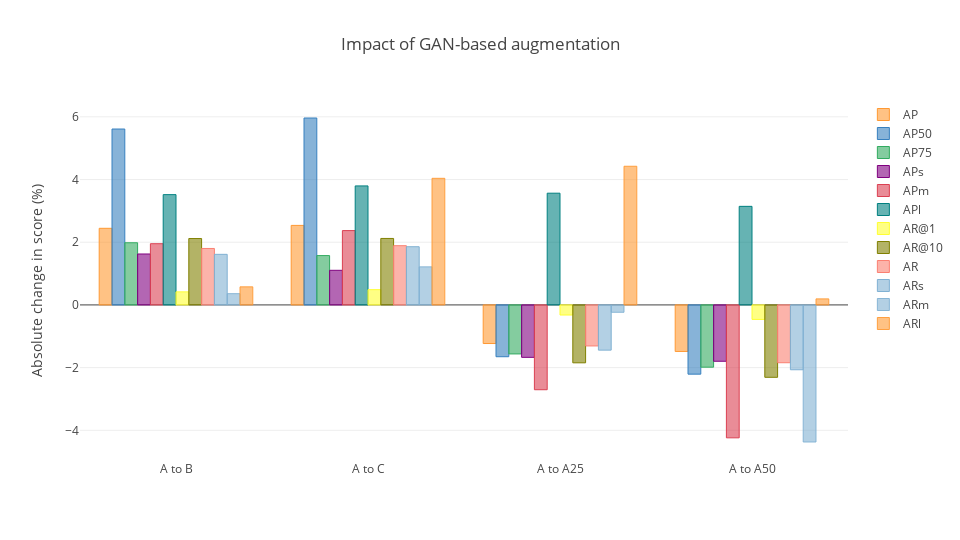

Write notebook code for a chart like this one.
### Code cell
layout = {
    "title": "Impact of GAN-based augmentation",
    "yaxis": {
        "title": "Absolute change in score (%)"
    },
    "width": 960,
    "height": 540
}
fig = df_combined.iplot(kind = "bar", y = ["AP", "AP50", "AP75", "APs", "APm", "APl", "AR@1", "AR@10", "AR", "ARs", "ARm", "ARl"], layout = layout, asFigure = True)
py.offline.iplot(fig, show_link = False, config = config)

### Figure 1 — Plotly figure (JSON) as saved in the notebook; plotly's stock layout.template omitted (floating-point values rounded to 4 significant figures)
{"data": [{"marker": {"color": "rgba(255, 153, 51, 0.6)", "line": {"color": "rgba(255, 153, 51, 1.0)", "width": 1}}, "name": "AP", "orientation": "v", "text": "", "type": "bar", "uid": "2faf36b5-31d8-4d2b-b85a-d60e191544f5", "x": ["A to B", "A to C", "A to A25", "A to A50"], "y": [2.444, 2.537, -1.231, -1.484]}, {"marker": {"color": "rgba(55, 128, 191, 0.6)", "line": {"color": "rgba(55, 128, 191, 1.0)", "width": 1}}, "name": "AP50", "orientation": "v", "text": "", "type": "bar", "uid": "562a545b-f4aa-433d-98d1-2c5de402b887", "x": ["A to B", "A to C", "A to A25", "A to A50"], "y": [5.61, 5.962, -1.653, -2.208]}, {"marker": {"color": "rgba(50, 171, 96, 0.6)", "line": {"color": "rgba(50, 171, 96, 1.0)", "width": 1}}, "name": "AP75", "orientation": "v", "text": "", "type": "bar", "uid": "6af5f477-8950-4c42-84e2-5fbcfa2c842f", "x": ["A to B", "A to C", "A to A25", "A to A50"], "y": [1.983, 1.574, -1.563, -1.986]}, {"marker": {"color": "rgba(128, 0, 128, 0.6)", "line": {"color": "rgba(128, 0, 128, 1.0)", "width": 1}}, "name": "APs", "orientation": "v", "text": "", "type": "bar", "uid": "7b4a4fb8-7a95-45b4-9b45-d99ff5dcd3a5", "x": ["A to B", "A to C", "A to A25", "A to A50"], "y": [1.625, 1.104, -1.672, -1.797]}, {"marker": {"color": "rgba(219, 64, 82, 0.6)", "line": {"color": "rgba(219, 64, 82, 1.0)", "width": 1}}, "name": "APm", "orientation": "v", "text": "", "type": "bar", "uid": "dbd2cda4-e6b7-4f57-b324-ae3c7b8ad227", "x": ["A to B", "A to C", "A to A25", "A to A50"], "y": [1.952, 2.371, -2.705, -4.24]}, {"marker": {"color": "rgba(0, 128, 128, 0.6)", "line": {"color": "rgba(0, 128, 128, 1.0)", "width": 1}}, "name": "APl", "orientation": "v", "text": "", "type": "bar", "uid": "fe863e91-ad87-4912-aaf3-163568419978", "x": ["A to B", "A to C", "A to A25", "A to A50"], "y": [3.518, 3.796, 3.564, 3.144]}, {"marker": {"color": "rgba(255, 255, 51, 0.6)", "line": {"color": "rgba(255, 255, 51, 1.0)", "width": 1}}, "name": "AR@1", "orientation": "v", "text": "", "type": "bar", "uid": "6b1252e2-3426-471d-8977-d79cd5f9f566", "x": ["A to B", "A to C", "A to A25", "A to A50"], "y": [0.4168, 0.4868, -0.3225, -0.4624]}, {"marker": {"color": "rgba(128, 128, 0, 0.6)", "line": {"color": "rgba(128, 128, 0, 1.0)", "width": 1}}, "name": "AR@10", "orientation": "v", "text": "", "type": "bar", "uid": "5ec1e4f2-5f84-430b-8a1f-bad5f6eccc39", "x": ["A to B", "A to C", "A to A25", "A to A50"], "y": [2.117, 2.12, -1.847, -2.309]}, {"marker": {"color": "rgba(251, 128, 114, 0.6)", "line": {"color": "rgba(251, 128, 114, 1.0)", "width": 1}}, "name": "AR", "orientation": "v", "text": "", "type": "bar", "uid": "3fc9a4ed-e6db-4482-b956-f1a5cf24a2bb", "x": ["A to B", "A to C", "A to A25", "A to A50"], "y": [1.801, 1.889, -1.308, -1.844]}, {"marker": {"color": "rgba(128, 177, 211, 0.6)", "line": {"color": "rgba(128, 177, 211, 1.0)", "width": 1}}, "name": "ARs", "orientation": "v", "text": "", "type": "bar", "uid": "1246fcb4-a48f-4d34-acc4-0fe4ebf88145", "x": ["A to B", "A to C", "A to A25", "A to A50"], "y": [1.614, 1.857, -1.442, -2.068]}, {"marker": {"color": "rgba(128, 177, 211, 0.6)", "line": {"color": "rgba(128, 177, 211, 0.8999999999999999)", "width": 1}}, "name": "ARm", "orientation": "v", "text": "", "type": "bar", "uid": "c45eca11-edb9-4d6e-aab7-b2e403ff008a", "x": ["A to B", "A to C", "A to A25", "A to A50"], "y": [0.3586, 1.214, -0.2345, -4.372]}, {"marker": {"color": "rgba(255, 153, 51, 0.6)", "line": {"color": "rgba(255, 153, 51, 0.8999999999999999)", "width": 1}}, "name": "ARl", "orientation": "v", "text": "", "type": "bar", "uid": "c0d633cd-77b1-4e1c-91f9-50d70d1dc6cc", "x": ["A to B", "A to C", "A to A25", "A to A50"], "y": [0.5769, 4.038, 4.423, 0.1923]}], "layout": {"height": 540, "title": {"text": "Impact of GAN-based augmentation"}, "width": 960, "yaxis": {"title": {"text": "Absolute change in score (%)"}}}}
